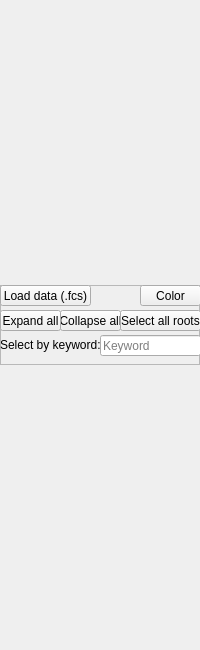
<?xml version="1.0" encoding="UTF-8"?>
<ui version="4.0">
 <class>Form</class>
 <widget class="QWidget" name="Form">
  <property name="geometry">
   <rect>
    <x>0</x>
    <y>0</y>
    <width>200</width>
    <height>650</height>
   </rect>
  </property>
  <property name="windowTitle">
   <string>Form</string>
  </property>
  <layout class="QVBoxLayout" name="verticalLayout">
   <property name="leftMargin">
    <number>0</number>
   </property>
   <property name="topMargin">
    <number>0</number>
   </property>
   <property name="rightMargin">
    <number>0</number>
   </property>
   <property name="bottomMargin">
    <number>0</number>
   </property>
   <item>
    <widget class="QFrame" name="frame">
     <property name="sizePolicy">
      <sizepolicy hsizetype="Preferred" vsizetype="Fixed">
       <horstretch>0</horstretch>
       <verstretch>0</verstretch>
      </sizepolicy>
     </property>
     <property name="minimumSize">
      <size>
       <width>0</width>
       <height>80</height>
      </size>
     </property>
     <property name="frameShape">
      <enum>QFrame::StyledPanel</enum>
     </property>
     <property name="frameShadow">
      <enum>QFrame::Raised</enum>
     </property>
     <widget class="QPushButton" name="loadDataPB">
      <property name="geometry">
       <rect>
        <x>0</x>
        <y>0</y>
        <width>91</width>
        <height>21</height>
       </rect>
      </property>
      <property name="text">
       <string>Load data (.fcs)</string>
      </property>
     </widget>
     <widget class="QPushButton" name="colorPB">
      <property name="geometry">
       <rect>
        <x>140</x>
        <y>0</y>
        <width>61</width>
        <height>21</height>
       </rect>
      </property>
      <property name="text">
       <string>Color</string>
      </property>
      <property name="icon">
       <iconset>
        <normaloff>:/icons/PelatteIcon2.tif</normaloff>:/icons/PelatteIcon2.tif</iconset>
      </property>
     </widget>
     <widget class="QPushButton" name="expandAllPB">
      <property name="geometry">
       <rect>
        <x>0</x>
        <y>25</y>
        <width>61</width>
        <height>21</height>
       </rect>
      </property>
      <property name="text">
       <string>Expand all</string>
      </property>
     </widget>
     <widget class="QPushButton" name="selectRootsPB">
      <property name="geometry">
       <rect>
        <x>120</x>
        <y>25</y>
        <width>81</width>
        <height>21</height>
       </rect>
      </property>
      <property name="text">
       <string>Select all roots</string>
      </property>
     </widget>
     <widget class="QPushButton" name="collapseAllPB">
      <property name="geometry">
       <rect>
        <x>60</x>
        <y>25</y>
        <width>61</width>
        <height>21</height>
       </rect>
      </property>
      <property name="text">
       <string>Collapse all</string>
      </property>
     </widget>
     <widget class="QLabel" name="label">
      <property name="geometry">
       <rect>
        <x>0</x>
        <y>52</y>
        <width>101</width>
        <height>16</height>
       </rect>
      </property>
      <property name="text">
       <string>Select by keyword:</string>
      </property>
     </widget>
     <widget class="QLineEdit" name="searchSmplEdit">
      <property name="geometry">
       <rect>
        <x>100</x>
        <y>50</y>
        <width>101</width>
        <height>21</height>
       </rect>
      </property>
      <property name="placeholderText">
       <string>Keyword</string>
      </property>
     </widget>
    </widget>
   </item>
  </layout>
  <action name="actionAdd_subpops_Current_gating">
   <property name="text">
    <string>Add subpops (Current gating)</string>
   </property>
  </action>
  <action name="actionDelete_sample">
   <property name="text">
    <string>Delete sample</string>
   </property>
  </action>
 </widget>
 <resources/>
 <connections/>
</ui>
